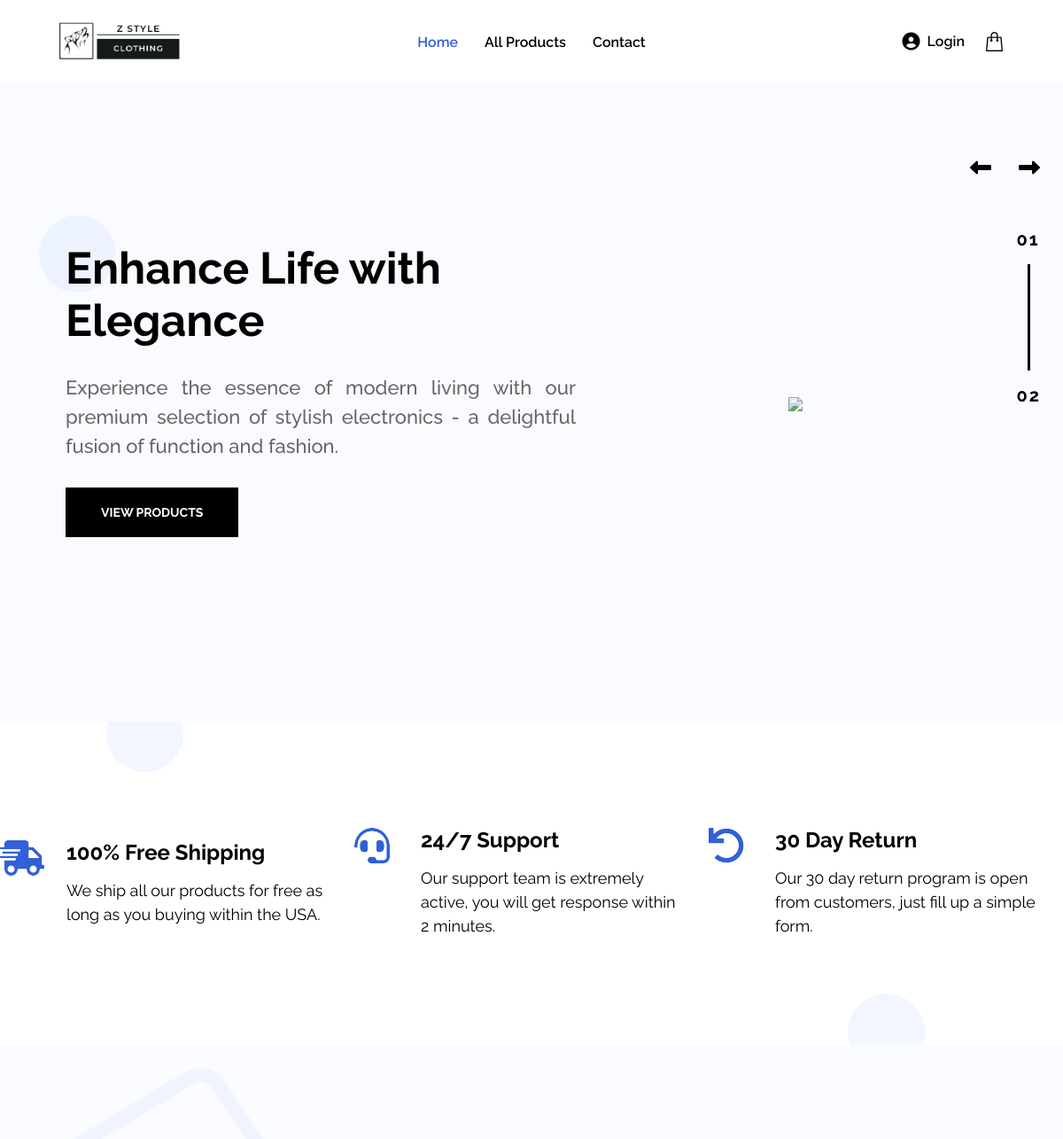
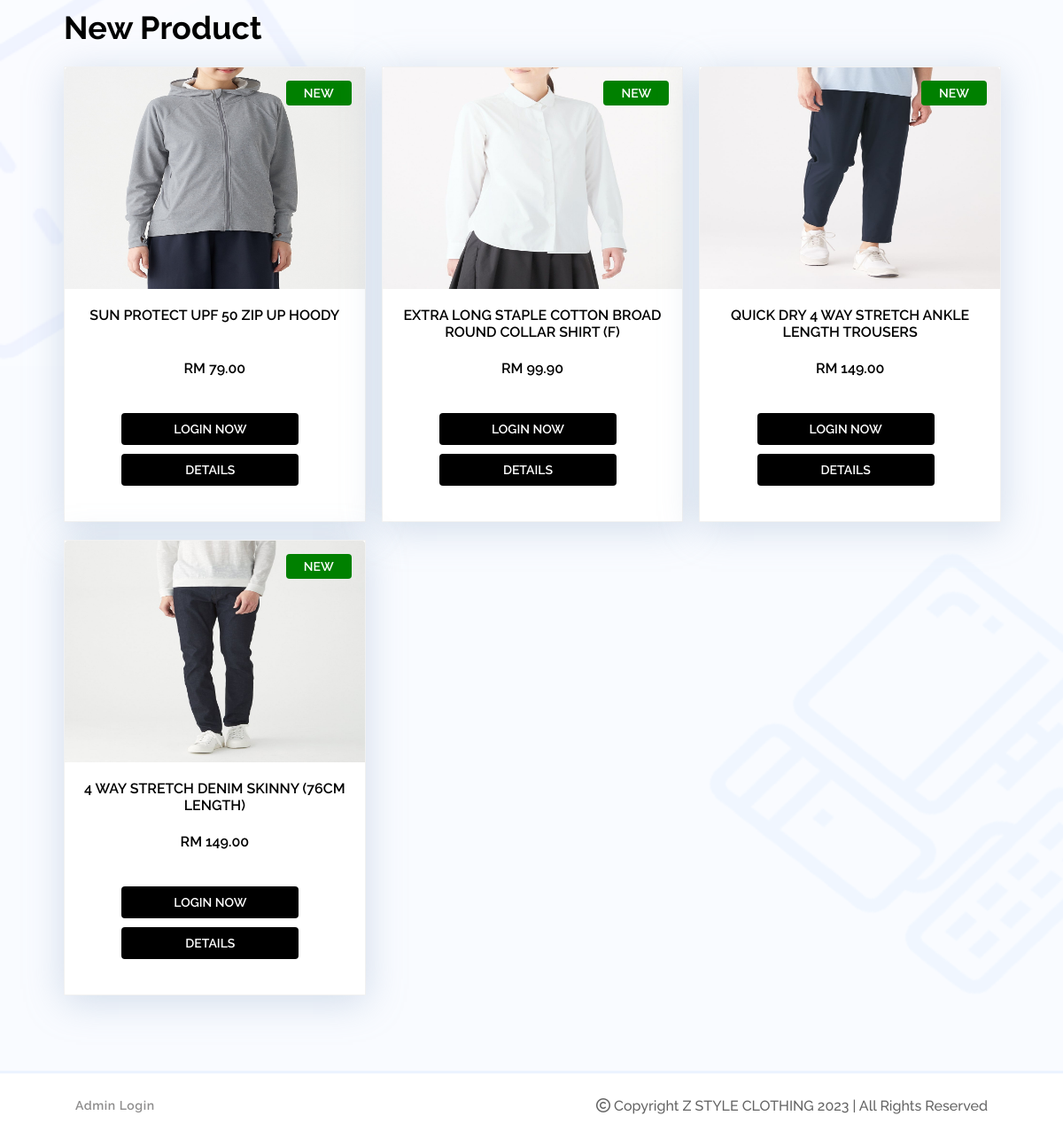
The page / on the database its author committed (2 pictures, top to bottom).
### tables this page shows
CREATE TABLE `product` (
  `product_id` int(11) NOT NULL,
  `product_name` varchar(255) NOT NULL,
  `product_desc` text NOT NULL,
  `product_short_desc` text NOT NULL,
  `product_price` varchar(255) NOT NULL,
  `product_image` text NOT NULL,
  `product_status` int(11) NOT NULL
);

### index.php (the view, shortened to what this page needs)
<!DOCTYPE html>
<html lang="en">
<head>
	<link rel="stylesheet" href="https://cdnjs.cloudflare.com/ajax/libs/font-awesome/6.4.0/css/all.min.css"
 />
	<link rel="stylesheet" href="css/common.css" />
	<link rel="stylesheet" href="css/home.css" />
</head>
<body>
	<?php include 'component/topbar.php'; ?>
	<section class="slide-section">
		<div class="slideshow-container">
			<div class="mySlides fade">
				<div class="slider-counter">
					<span class="current-item">01</span>
					<span class="bar"></span>
					<span class="total-item">02</span>
				</div>
				<div class="slider-box">
					<div class="left">
						<h1 class="title">Enhance Life with Elegance</h1>
						<p class="subtitle">
							Experience the essence of modern living with our premium selection of stylish electronics -
							a delightful fusion of function and fashion.
						</p>
						<a class="btnview" href="products.php">
							View Products
						</a>
					</div>
					<div class="right">
						<div class="bannerimg">
							<img src="images/banner-product.png" />
						</div>
					</div>
				</div>
			</div>
			<a class="prev" onclick="plusSlides(-1)"><i class="fa-solid fa-left-long"></i></a>
			<a class="next" onclick="plusSlides(1)"><i class="fa-solid fa-right-long"></i></i></a>
		</div>
	</section>
	<section class="service-section">
		<div class="content">
			<div class="item">
				<div class="single-service">
					<img src="images/truck.png" alt="">
					<h4>100% Free Shipping</h4>
					<p>We ship all our products for free as long as you buying within the USA.</p>
				</div>
			</div>
			<div class="item">
				<div class="single-service">
					<img src="images/headphone.png" alt="">
					<h4>24/7 Support</h4>
					<p>Our support team is extremely active, you will get response within 2 minutes.</p>
				</div>
			</div>
			<div class="item">
				<div class="single-service">
					<img src="images/undo.png" alt="">
					<h4>30 Day Return</h4>
					<p>Our 30 day return program is open from customers, just fill up a simple form.</p>
				</div>
			</div>
		</div>
	</section>
	<section class="popular-section">
		<div class="title-box">
			<div class="title-group">
				<h2 class="top">New Product</h2>
			</div>
			<div class="prod-box">
				<?php
				$sql = "SELECT * from product ORDER BY product_id DESC LIMIT 4 ";
				$result = $conn->query($sql);
				if ($result->num_rows > 0) {
					while ($row = $result->fetch_assoc()) {
						echo '<div class="single">
			                		<div class="tag new">
			                			New
			                		</div>
			                		<a href="detail.php?pid=' . $row["product_id"] . '"><img src="admin/upload/' . $row["product_image"] . '" /></a>
			                		<p>' . $row["product_name"] . '</p>
			                		<p>RM ' . number_format($row["product_price"], 2) . '</p>
			                		<div class="action flexcol">';
						if (empty($cid)) {
							echo '<a class="add minbtn" href="login.php">
					                				Login Now
					                		  </a><a class="add minbtn" href="detail.php?pid=' . $row["product_id"] . '">
		                				Details
		                		    </a>';
						} else {
							echo '<a class="add minbtn" onclick="AddCart(' . $row["product_id"] . ')">
					                				Add Cart
					                		  </a><a class="add minbtn" href="detail.php?pid=' . $row["product_id"] . '">
		                				Details
		                		    </a>';
						}
						echo '</div>
			                	</div>';
					}
				} else {
					echo "<div>No Product Yet</div>";
				}
				?>
			</div>
			<div class="cate-left">
			</div>
			<div class="cate-shage">
				<img src="images/shape1.png" alt="">
			</div>
		</div>
	</section>
	<?php include 'component/footer.php'; ?>
</body>
</html>

### css/common.css (style rules this page uses)
body, html { margin: 0; background: #ffffff; font-family: 'Raleway', sans-serif; scroll-behavior: smooth; }
h1, h2, h3, h4, h5, h6, p { margin: 0; }

### rows shown on the page
product: product_image (picture), product_name "SUN PROTECT UPF 50 ZIP UP HOODY", product_price "79.00"
product: product_image (picture), product_name "EXTRA LONG STAPLE COTTON BROAD ROUND COLLAR SHIRT (F)", product_price "99.90"
product: product_image (picture), product_name "QUICK DRY 4 WAY STRETCH ANKLE LENGTH TROUSERS", product_price "149.00"
product: product_image (picture), product_name "4 WAY STRETCH DENIM SKINNY (76CM LENGTH)", product_price "149.00"
